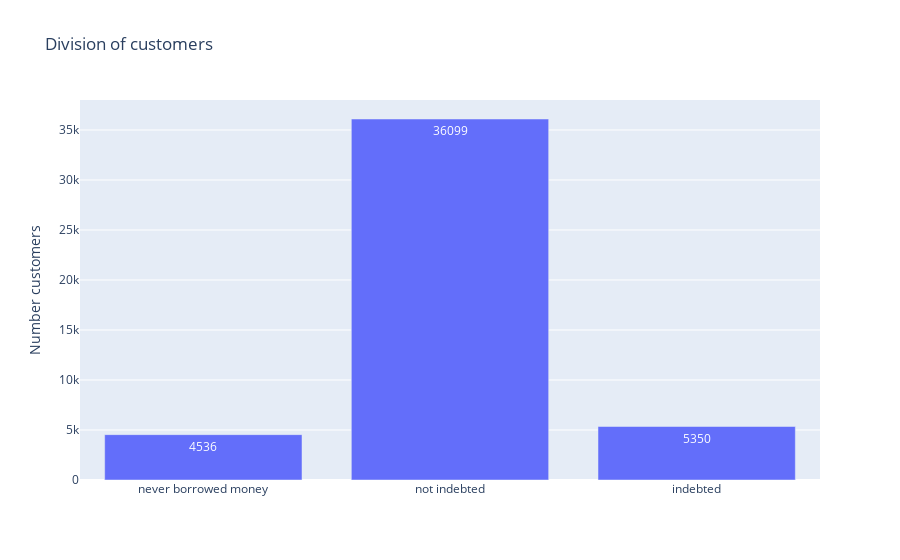

Write notebook code for a chart like this one.
### Code cell
# barplot with number os customers in eacth of following categories 
# 1: never borrowed money
# 2: not indebted
# 3: indebted

num_customers_never_borrowed_money = (evaluation_credit_df["EVALUATION"] == -1).sum()
num_customers_not_indebted = (evaluation_credit_df["EVALUATION"] == 1).sum()
num_customers_indebted = len(evaluation_credit_df) - num_customers_never_borrowed_money - num_customers_not_indebted
y=[num_customers_never_borrowed_money, num_customers_not_indebted, num_customers_indebted]
labels = ["never borrowed money", "not indebted", "indebted"]
fig = go.Figure(data=[go.Bar(
            x=labels, y=y,
            text=y,
            textposition='auto',
        )])
#fig.set_ylabel("Number customers")
fig.update_layout(yaxis_title="Number customers", title="Division of customers")
fig.show()

### Figure 1 — Plotly figure (JSON) as saved in the notebook; plotly's stock layout.template omitted (floating-point values rounded to 4 significant figures)
{"data": [{"text": ["4536", "36099", "5350"], "textposition": "auto", "type": "bar", "x": ["never borrowed money", "not indebted", "indebted"], "y": [4536, 36099, 5350]}], "layout": {"title": {"text": "Division of customers"}, "yaxis": {"title": {"text": "Number customers"}}}}
